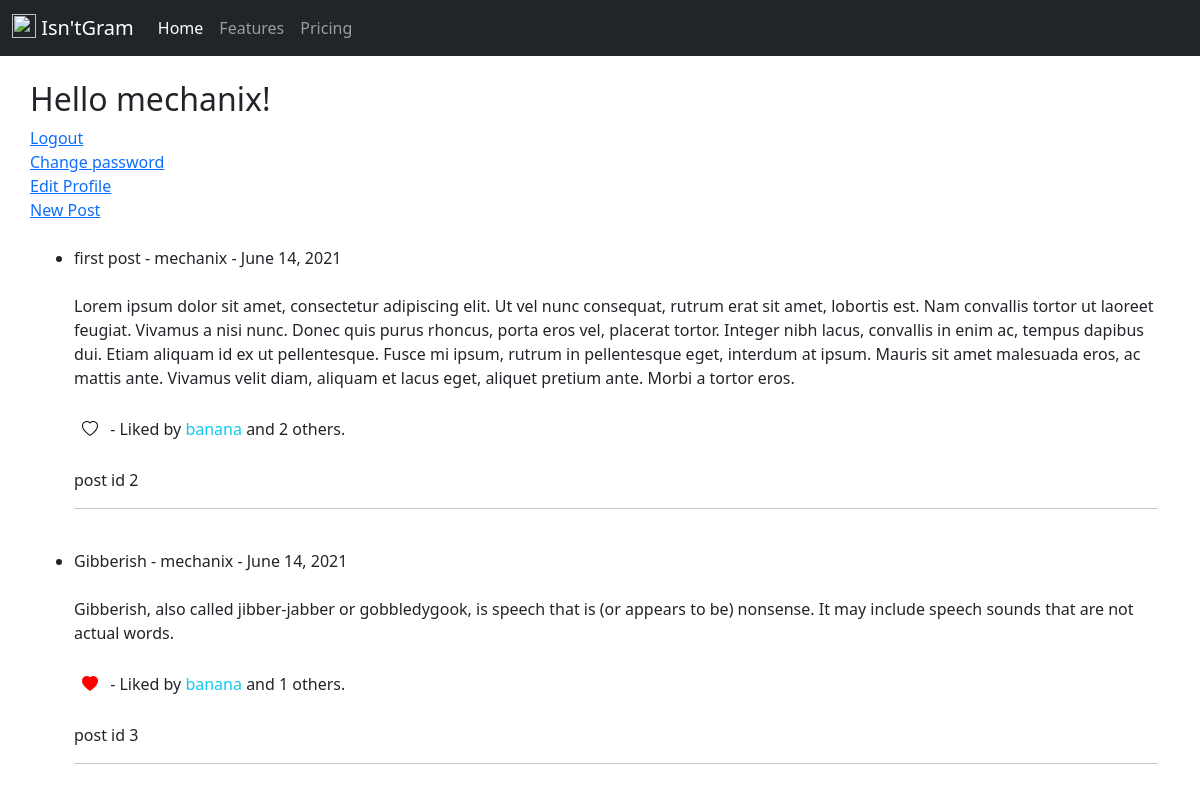
Screenshot of / (signed in) with the database file from the repository.
### home/models.py (models this page shows, shortened)
class Post(models.Model):
    description  = models.CharField(max_length=255)
    author = models.ForeignKey(User, on_delete = models.CASCADE)
    post_date = models.DateField(auto_now_add=True)
    body = models.TextField()
    likes = models.ManyToManyField(User, related_name="likes")
    def who_liked(self):
        uids=[]
        q1 = self.likes.all()
        for item in q1:
            uids.append(item.id)
        return uids

### home/views.py (the view)
# urls.py: path('', login_required(HomeView.as_view()), name='dashboard'),
class HomeView(ListView):
    model = Post
    template_name = 'users/dashboard.html'
    ordering = ['-post_date']

### home/templates/users/dashboard.html (shortened to what this page needs)
{% extends 'base.html' %}
{%load mathfilters%}
{% block content %}
<h2>Hello {{ user.username|default:'Guest'}}!</h2>
<div class='d-flex flex-column'>
    {% if user.is_authenticated %}
        <a href="{% url 'logout' %}">Logout</a>
        <a href="{% url 'password_change' %}">Change password</a>
        <a href="{% url 'edit_profile' %}">Edit Profile</a>
        <a href="{% url 'add_post' %}">New Post</a>
        <br>
        <div class='container'>
            <ul>
            {% for post in object_list %}
                <li>{{post.description}} - {{post.author}} - {{post.post_date}}<br><br>
                {{post.body}}</li>
                <br>
                <form id='form{{post.id}}' data-role = 'like_form' action="{% url 'like_post' post.id %}" data-url="{% url 'like_post' post.id %}" method='post'>
                        <button type='submit' id='btn{{post.id}}' data-id='{{post.id}}' data-name='like_btn' value='{{ post.id }}' style="background-color: transparent; border-color: transparent; cursor: pointer;">
                            {% if user.id in post.who_liked %}
                                <i class="bi bi-heart"></i>
                            {% else %}
                                <i style="color:red" class="bi bi-heart-fill"></i>
                            {% endif %}
                        </button>
                     - Liked by
                        <span id='listalikes{{post.id}}'  class='text-info'>
                            {% for item in post.likes.all %}
                                {% if forloop.first %}
                                    {{item.username}}
                                {% endif %}
                            {% endfor %}
                        </span>
                        <span id='count{{post.id}}' class='text-dark'>
                             and {{post.likes.all.count|sub:1}} others.
                        </span>
                </form>
                <br>
                post id {{post.id}}{{test}}
                <hr>
                <br>
            {% endfor %}
            </ul>
        </div>
    {% else %}
        <a href="{% url 'login' %}">Login</a>
    {% endif %}
</div>
{% endblock  %}

### home/templates/base.html (shortened to what this page needs)
{% load static %}
<!DOCTYPE html>
<html lang="en">
  <head>
    <link
      href="https://cdn.jsdelivr.net/npm/bootstrap@5.0.1/dist/css/bootstrap.min.css"
      rel="stylesheet"
    />
    <link rel="stylesheet" href="https://cdn.jsdelivr.net/npm/bootstrap-icons@1.5.0/font/bootstrap-icons.css">
  </head>
  <body>
    <nav class="navbar navbar-expand-lg navbar-dark bg-dark">
      <div class="container-fluid">
        <a class="navbar-brand" href="{% url 'dashboard' %}">
          <img src="{% static 'ig.png' %}" alt="" width="24" height="24" class="d-inline-block align-text-top">
        Isn'tGram
        </a>
        <div class="collapse navbar-collapse" id="navbarNavDropdown">
          <ul class="navbar-nav">
            <li class="nav-item">
              <a class="nav-link active" aria-current="page" href="#">Home</a>
            </li>
            <li class="nav-item">
              <a class="nav-link" href="#">Features</a>
            </li>
            <li class="nav-item">
              <a class="nav-link" href="#">Pricing</a>
            </li>
          </ul>
        </div>
      </div>
    </nav>
    <br />
    <div class="d-flex justify-content-center">
      <div class="d-flex flex-column">{% block content %} {% endblock %}</div>
    </div>
  </body>
</html>

### rows the page displays
Post: description "first post", author "mechanix", post_date "June 14, 2021", body "Lorem ipsum dolor sit amet, consectetur adipiscing elit. Ut vel nunc consequat, rutrum erat sit amet, lobortis est. Nam convallis tortor ut laoreet feugiat. Vivamus a nisi nunc. Donec quis purus rhoncus, porta eros vel, placerat tortor. Integer nibh lacus, convallis in enim ac, tempus dapibus dui. Etiam aliquam id ex ut pellentesque. Fusce mi ipsum, rutrum in pellentesque eget, interdum at ipsum. Mauris sit amet malesuada eros, ac mattis ante. Vivamus velit diam, aliquam et lacus eget, aliquet pretium ante. Morbi a tortor eros.", likes.all.count|sub "2", id "2"
Post: description "Gibberish", author "mechanix", post_date "June 14, 2021", body "Gibberish, also called jibber-jabber or gobbledygook, is speech that is (or appears to be) nonsense. It may include speech sounds that are not actual words.", likes.all.count|sub "1", id "3"

### other values shown
{{ user.username|default:'Guest' }} "mechanix"
{{ item.username }} "banana"
